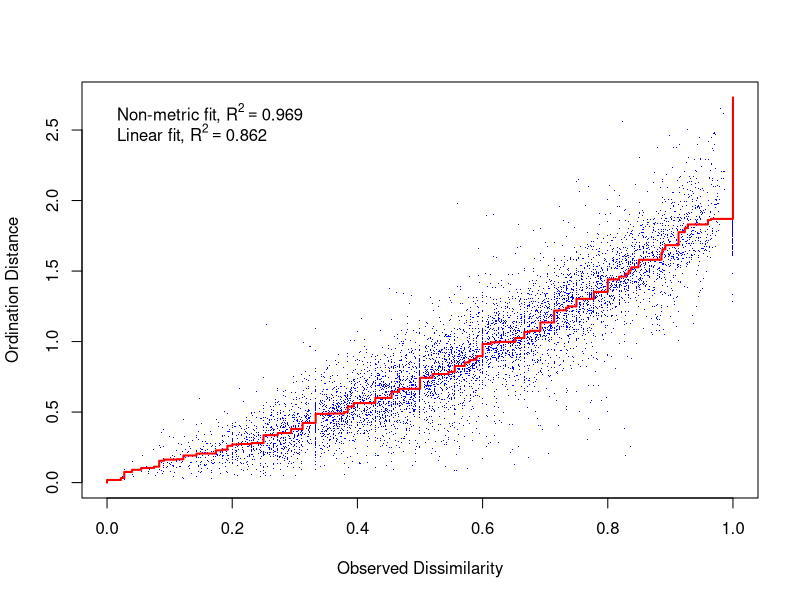
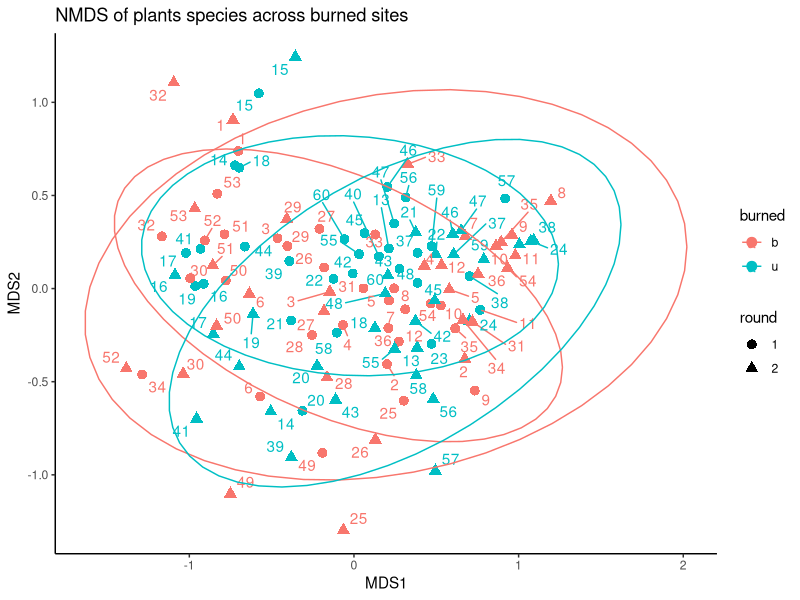
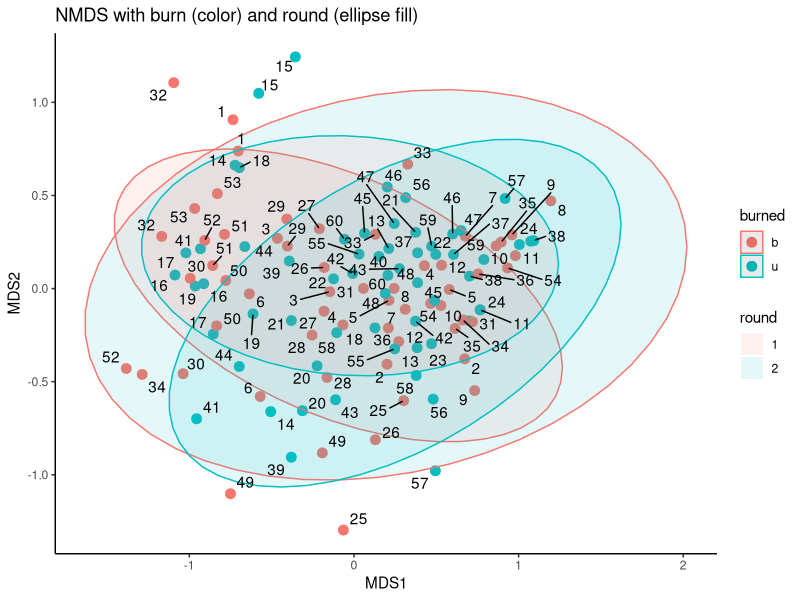
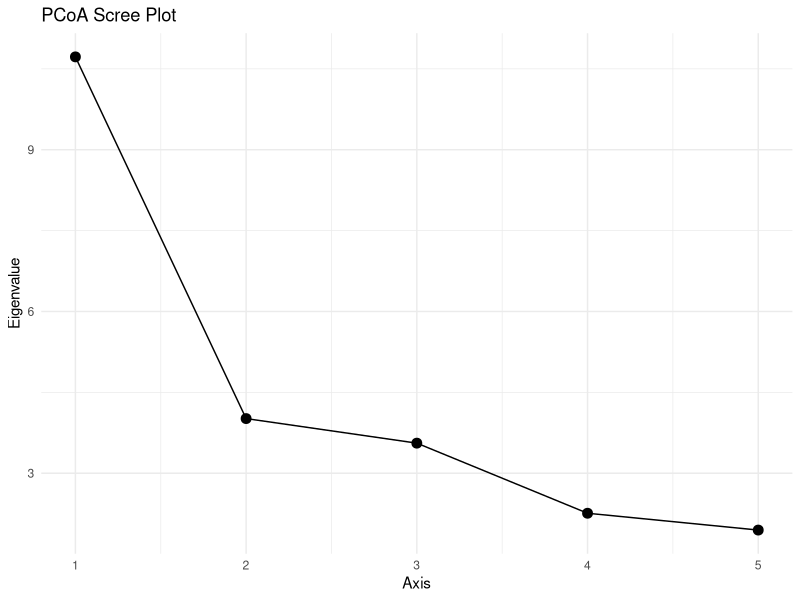
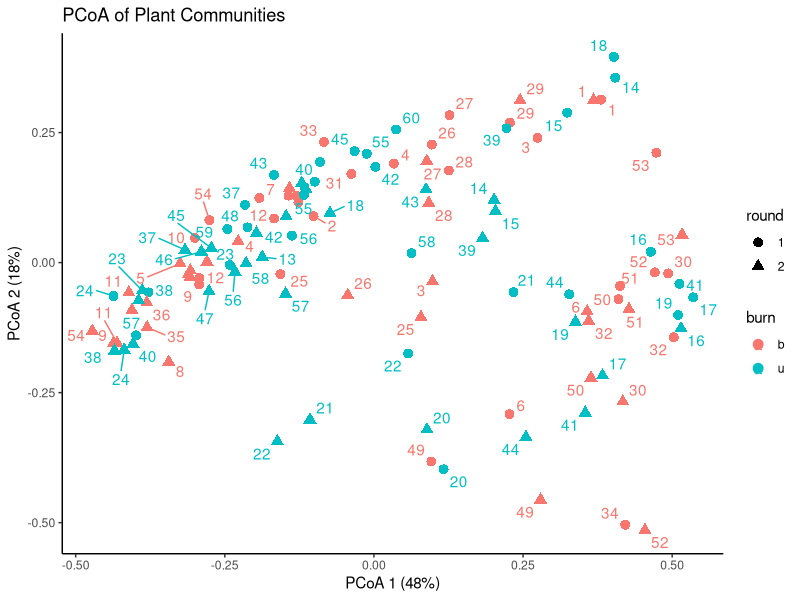
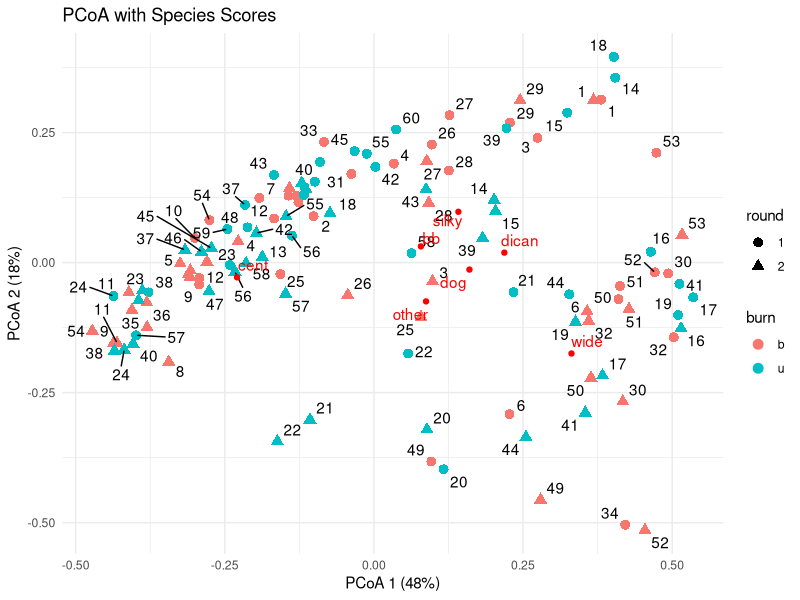
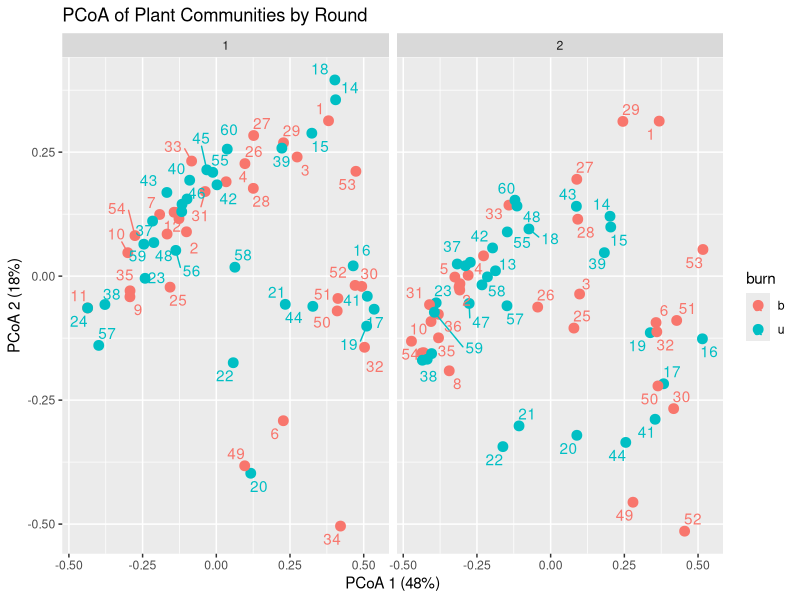
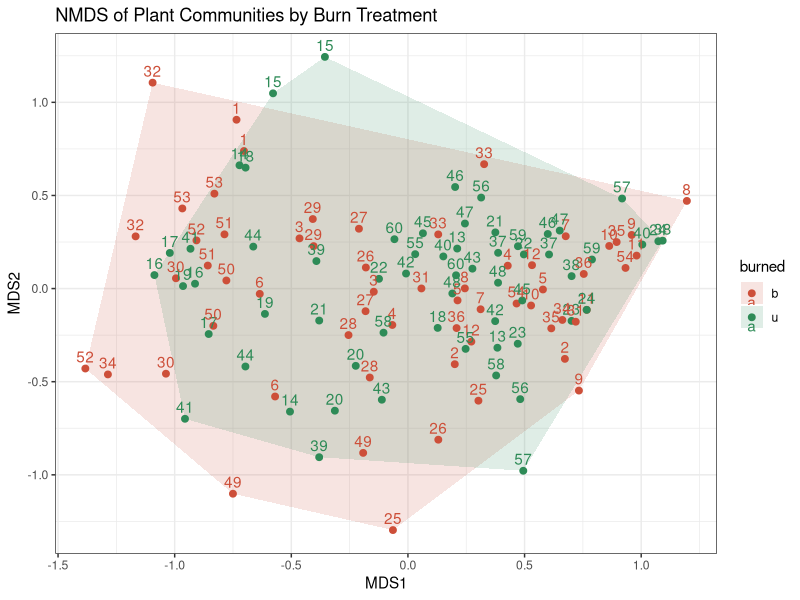

These charts were generated, in order, by the following R code:
#---- SETUP ----

rm(list = ls())

# packages 

library(vegan)
library(dplyr)
library(tidyr)
library(ggplot2)
library(ggrepel)
library(grid)
library(ca)
library(stringr)

# loading data 

ra <- read.csv("plants_summ25_relativeabundance_fixed.csv")

# explore 

str(ra)

# check for typos 

unique(ra$plant)

# fix burned vs. unburned, create forb and grass, and clean data - LONG FORMAT

ra <- ra %>% 
  mutate(plant = str_trim(plant)) %>% 
  mutate(
    veg = case_when(
      plant %in% c("wide", "cent", "dican", "bb") ~ "grass",
      plant %in% c("silky", "dog", "other") ~ "forb")) %>% 
  select(-c(notes, bare)) %>% 
  filter(plant != "")

# check for duplicate columns 

ra %>% 
  summarise(n = n(), .by = c(cage, b_u, veg, plant)) %>% 
  filter(n > 1) 

count(ra, plant, veg) #mkae sure all species are there 

# make data into wide format 

wide_ra <- ra %>% 
  pivot_wider(
    id_cols = c(cage, b_u, round),
    names_from = plant,
    values_from = perc
  )

wide_ra

#---- ATTEMPT NMDS? -----

# create dissimilarity matrix

vegra <- wide_ra %>% 
  select(-c(b_u, cage, round))

radist <- vegdist(vegra, "bray")

nmdsra <- metaMDS(radist, k = 2, trace = T)
nmdsra

#or nmdsra <- metaMDS(vegra, distance = "bray", k = 2, trymax = 200)

stressplot(nmdsra)

# grouping variables 

# NMDS with ggplot 

data.scores <- as.data.frame(nmdsra$points) # axes 
data.scores$burned <- wide_ra$b_u
data.scores$cage <- wide_ra$cage
data.scores$round <- factor(wide_ra$round)

str(data.scores) #making sure round is categorical

# plot nmds 

ggplot(data.scores, aes (x = MDS1, y = MDS2, color = burned, shape = round)) + 
  geom_point(size = 3) + 
  geom_text_repel(aes(label = cage)) + 
  stat_ellipse() + 
  labs(title = "NMDS of plants species across burned sites") + 
  theme_classic()

# chatgpt ggplot 

ggplot(data.scores, aes(x = MDS1, y = MDS2)) +
  
  # points colored by burn
  geom_point(aes(color = burned), size = 3) +
  
  # ellipses filled by round, outlined by burn
  stat_ellipse(aes(color = burned, fill = round), 
               alpha = 0.1, 
               geom = "polygon") +
  
  geom_text_repel(aes(label = cage)) +
  
  theme_classic() +
  labs(title = "NMDS with burn (color) and round (ellipse fill)")

#---- ATTEMPT PoCA?

# species-only matrix 
# vegra <- wide_ra %>% select(-c(cage, burn, round))

vegdist_ra <- vegdist(vegra, "bray")
vegdist_ra

# similarity matrix 

cmd_ra <- cmdscale(vegdist_ra, k = 5, eig = TRUE)
cmd_ra

# extract eigenvalues 

eigenvalues <- cmd_ra$eig[1:5]
propVar <- eigenvalues / sum(eigenvalues)
cumVar <- cumsum(propVar)

PCoA_Table <- tibble(
  Axis = 1:5,
  Eigenvalue = eigenvalues,
  Proportion = propVar,
  Cumulative = cumVar
)

print(PCoA_Table)

# scree plot 

ggplot(PCoA_Table, aes(x = Axis, y = Eigenvalue)) +
  geom_point(size = 3) +
  geom_line() +
  labs(title = "PCoA Scree Plot",
       x = "Axis",
       y = "Eigenvalue") +
  theme_minimal()

# create scores 

scores_df <- as.data.frame(cmd_ra$points[, 1:2])
scores_df$cage <- wide_ra$cage
scores_df$burn <- wide_ra$b_u
scores_df$round <- factor(wide_ra$round)   # round as factor

# plot! 

ggplot(scores_df, aes(x = V1, y = V2,
                      color = burn,
                      shape = round)) +
  geom_point(size = 3) +
  geom_text_repel(aes(label = cage)) +
  labs(
    title = "PCoA of Plant Communities",
    x = paste0("PCoA 1 (", round(propVar[1] * 100), "%)"),
    y = paste0("PCoA 2 (", round(propVar[2] * 100), "%)")
  ) +
  theme_classic()

# species scores 

species_ra <- wascores(cmd_ra$points[, 1:2], vegra)
species_df <- as.data.frame(species_ra)
species_df$species <- rownames(species_df)

# plot with this 

ggplot() +
  geom_point(data = scores_df, aes(x = V1, y = V2, color = burn, shape = round), size = 3) +
  geom_text_repel(data = scores_df, aes(x = V1, y = V2, label = cage)) +
  geom_point(data = species_df, aes(x = V1, y = V2), color = "red") +
  geom_text_repel(data = species_df, aes(x = V1, y = V2, label = species), color = "red") +
  labs(
    title = "PCoA with Species Scores",
    x = paste0("PCoA 1 (", round(propVar[1] * 100), "%)"),
    y = paste0("PCoA 2 (", round(propVar[2] * 100), "%)")
  ) +
  theme_minimal()

# facet-wrap 

ggplot(scores_df, aes(x = V1, y = V2, color = burn)) +
  geom_point(size = 3) +
  geom_text_repel(aes(label = cage)) +
  labs(
    title = "PCoA of Plant Communities by Round",
    x = paste0("PCoA 1 (", round(propVar[1] * 100), "%)"),
    y = paste0("PCoA 2 (", round(propVar[2] * 100), "%)")
  ) +
  facet_wrap(~ round)

## chatgpt ggplot with convex hulls OF NMDS !!!

# compute convex hulls for each burned category

hulls <- data.scores %>% 
  group_by(burned) %>% 
  slice(chull(MDS1, MDS2))

# plot with convex hulls

ggplot(data.scores, aes(x = MDS1, y = MDS2, color = burned)) +
  geom_polygon(data = hulls, aes(fill = burned, group = burned), alpha = 0.15, color = NA) +
  geom_point(size = 2) +
  geom_text(aes(label = cage), vjust = -0.5) +
  theme_bw() +
  labs(title = "NMDS of Plant Communities by Burn Treatment") +
  scale_color_manual(values = c("b" = "tomato3", "u" = "seagreen")) +
  scale_fill_manual(values = c("b" = "tomato3", "u" = "seagreen"))

#---- PERMANOVA ---- 

# bray curtis distance using your species matrix (vegra)

dis_traits <- vegdist(vegra, "bray")

# permanova testing burned vs unburned

set.seed(11)
perm_traits <- adonis2(dis_traits ~ data.scores$burned, permutations = 1000)

# view results

perm_traits

# histogram of permuted F values

F_df <- data.frame(F_perm = permustats(perm_traits)$permutations)

ggplot(F_df, aes(x = F_perm)) +
  geom_histogram(bins = 30, fill = "steelblue", color = "white") +
  geom_vline(xintercept = perm_traits$F[1], color = "red", linewidth = 1.2) +
  labs(title = "Histogram of F statistics", x = "F", y = "Frequency") +
  theme_minimal()

# ---- TWO-WAY PERMANOVA ---- 

# make sure round is a factor
data.scores$round <- factor(data.scores$round)

# bray-curtis distance
dis_traits <- vegdist(vegra, "bray")

# run permanova with burn, round, and their interaction
set.seed(11)
perm_traits <- adonis2(dis_traits ~ burned + round + burned:round, data = data.scores, permutations = 1000, by = "terms")

# view results
perm_traits

# testing homogeneity of dispersion 

# test dispersion for burned
disp_burn <- betadisper(dis_traits, data.scores$burned)
permutest(disp_burn)

# test dispersion for round
disp_round <- betadisper(dis_traits, data.scores$round)
permutest(disp_round)

#---- DOING GRASS VS. FORB DOMINANCE ----

# define grass and forb species
grass_species <- c("wide", "cent", "dican", "bb")
forb_species  <- c("silky", "dog", "other")

# calculate total grass and forb abundance per cage

wide_ra_dom <- wide_ra %>% 
  mutate(
    grass_total = rowSums(across(all_of(grass_species)), na.rm = TRUE),
    forb_total  = rowSums(across(all_of(forb_species)), na.rm = TRUE)
  )

# add the dominance 

wide_ra_dom <- wide_ra_dom %>% 
  mutate(
    dominance = ifelse(grass_total > forb_total, "grass_dom", "forb_dom")
  )

wide_ra_dom$dominance <- factor(wide_ra_dom$dominance)

# adding dominance to my scores 

data.scores$dominance <- wide_ra_dom$dominance

# compute hulls by burn × dominance

hulls_dom <- data.scores %>% 
  group_by(burned, dominance) %>% 
  slice(chull(MDS1, MDS2))

ggplot(data.scores, aes(x = MDS1, y = MDS2)) +
  geom_polygon(
    data = hulls_dom,
    aes(fill = dominance, color = burned, group = interaction(burned, dominance)),
    alpha = 0.15
  ) +
  geom_point(aes(color = burned, shape = dominance), size = 3) +
  geom_text_repel(aes(label = cage)) +
  theme_bw() +
  labs(title = "NMDS of Plant Communities: Grass vs Forb Dominance × Burn Treatment")

#---- PERMANOVA DOMINANCE -----

data.scores$burned   <- factor(data.scores$burned)
data.scores$dominance <- factor(data.scores$dominance)

dist_dom_burn <- vegdist(vegra, method = "bray")

set.seed(11)
perm_dom_burn <- adonis2(
  dist_dom_burn ~ burned + dominance,
  data = data.scores,
  permutations = 1000, 
  by = "margin"
)

# use by margin! 

perm_dom_burn

# testing homogeinity 

disp_burn_dom <- betadisper(dist_dom_burn, data.scores$burned)
permutest(disp_burn_dom)

disp_dom <- betadisper(dist_dom_burn, data.scores$dominance)
permutest(disp_dom)
